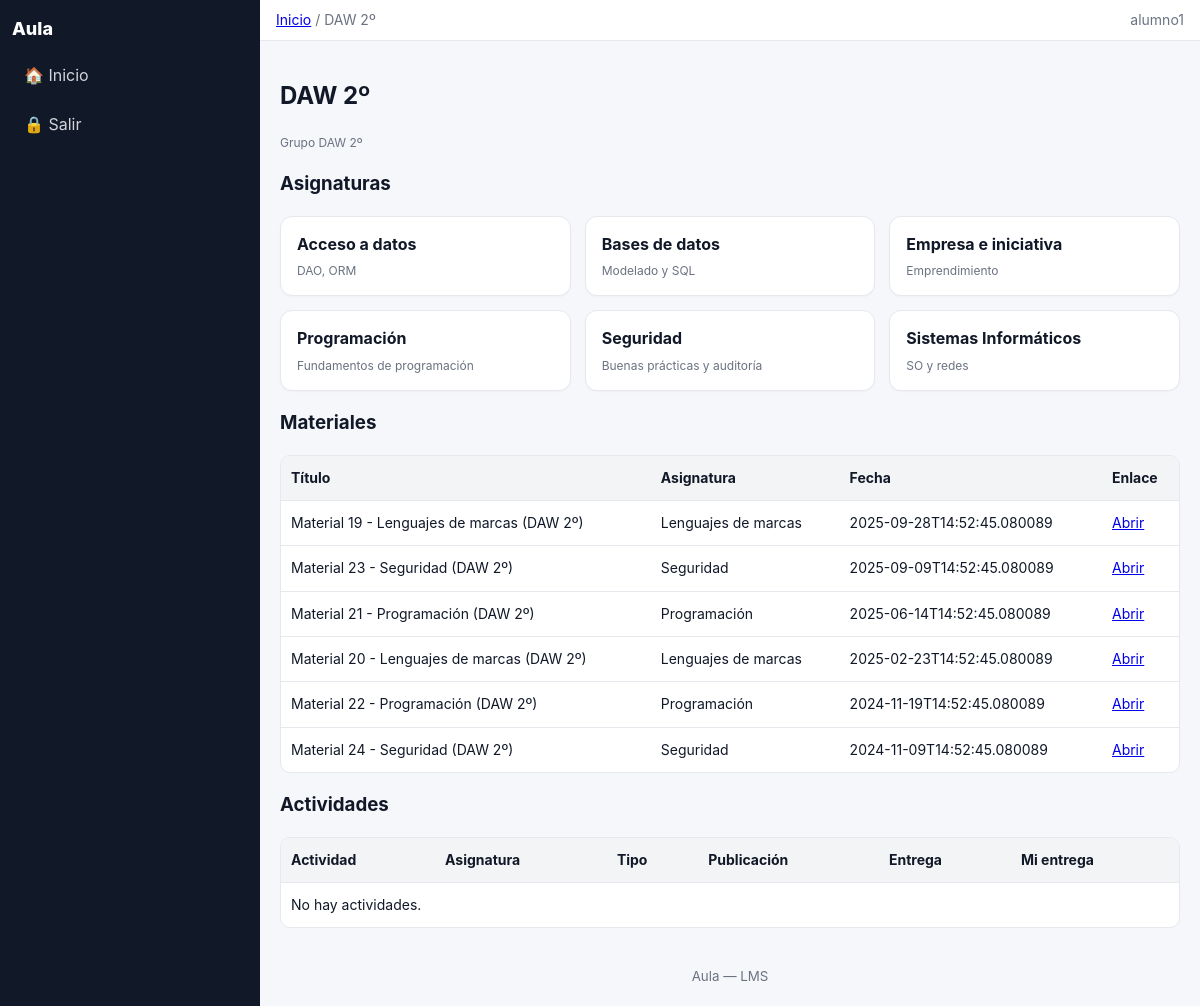
Screenshot of /alumno/curso/6 (signed in) with the database file from the repository.
### tables this page shows
CREATE TABLE cursos(
        id INTEGER PRIMARY KEY AUTOINCREMENT,
        nombre TEXT NOT NULL,
        descripcion TEXT
    );

CREATE TABLE asignaturas(
        id INTEGER PRIMARY KEY AUTOINCREMENT,
        nombre TEXT NOT NULL,
        descripcion TEXT
    );

CREATE TABLE materiales(
        id INTEGER PRIMARY KEY AUTOINCREMENT,
        titulo TEXT NOT NULL,
        descripcion TEXT,
        url TEXT,
        asignatura_id INTEGER NOT NULL,
        curso_id INTEGER NOT NULL,
        creado_en TEXT NOT NULL,
        FOREIGN KEY(asignatura_id) REFERENCES asignaturas(id) ON DELETE CASCADE,
        FOREIGN KEY(curso_id) REFERENCES cursos(id) ON DELETE CASCADE
    );

### app.py (the view)
@app.route("/alumno/curso/<int:curso_id>")
@student_login_required
def alumno_curso(curso_id):
    db = get_db()
    ok = db.execute("SELECT 1 FROM matriculas WHERE alumno_id=? AND curso_id=?", (session["student_id"], curso_id)).fetchone()
    if not ok:
        flash("No estás matriculado en este curso.", "error")
        return redirect(url_for("alumno_home"))
    curso = db.execute("SELECT * FROM cursos WHERE id=?", (curso_id,)).fetchone()
    asignaturas = db.execute("""
        SELECT a.id, a.nombre, a.descripcion
        FROM asignaturas a
        JOIN cursos_asignaturas ca ON ca.asignatura_id = a.id
        WHERE ca.curso_id=?
        ORDER BY a.nombre
    """, (curso_id,)).fetchall()
    materiales = db.execute("""
        SELECT m.id, m.titulo, m.descripcion, m.url, m.creado_en, a.nombre AS asignatura
        FROM materiales m
        JOIN asignaturas a ON a.id = m.asignatura_id
        WHERE m.curso_id=?
        ORDER BY m.creado_en DESC
    """, (curso_id,)).fetchall()
    actividades = db.execute("""
        SELECT act.*, a.nombre AS asignatura
        FROM actividades act
        JOIN asignaturas a ON a.id = act.asignatura_id
        WHERE act.curso_id=?
        ORDER BY COALESCE(act.fecha_entrega, act.fecha_publicacion) ASC
    """, (curso_id,)).fetchall()
    entregas = db.execute("""
        SELECT e.actividad_id, e.url, e.comentario, e.fecha
        FROM entregas e
        WHERE e.alumno_id=? AND e.actividad_id IN (SELECT id FROM actividades WHERE curso_id=?)
    """, (session["student_id"], curso_id)).fetchall()
    entregas_map = {e["actividad_id"]: e for e in entregas}
    return render_template("alumno_curso.html",
                           curso=curso, asignaturas=asignaturas, materiales=materiales,
                           actividades=actividades, entregas=entregas_map)

### app.py (called while the page is built)
def get_db():
    if "db" not in g:
        conn = sqlite3.connect(DB_PATH)
        conn.row_factory = sqlite3.Row
        g.db = conn
    return g.db

@app.before_request
def _ensure_schema():
    ensure_student_front_schema()

def student_login_required(view):
    from functools import wraps
    @wraps(view)
    def wrapped(*args, **kwargs):
        if "student_id" not in session:
            return redirect(url_for("alumno_login"))
        return view(*args, **kwargs)
    return wrapped

### templates/alumno_curso.html (shortened to what this page needs)
{% extends "alumno_base.html" %}
{% block breadcrumbs %}<a href="{{ url_for('alumno_home') }}">Inicio</a> / {{ curso.nombre }}{% endblock %}
{% block content %}
<h2>{{ curso.nombre }}</h2>
<p class="muted">{{ curso.descripcion or '' }}</p>
<h3>Asignaturas</h3>
<div class="cards" style="grid-template-columns:repeat(auto-fit,minmax(220px,1fr));">
  {% for a in asignaturas %}
  <div class="card"><div><b>{{ a.nombre }}</b><div class="muted">{{ a.descripcion or '' }}</div></div></div>
  {% else %}
  <div class="card"><div>Este curso no tiene asignaturas configuradas.</div></div>
  {% endfor %}
</div>
<h3 style="margin-top:18px;">Materiales</h3>
<table>
  <thead><tr><th>Título</th><th>Asignatura</th><th>Fecha</th><th>Enlace</th></tr></thead>
  <tbody>
    {% for m in materiales %}
    <tr>
      <td>{{ m.titulo }}</td>
      <td>{{ m.asignatura }}</td>
      <td>{{ m.creado_en }}</td>
      <td>{% if m.url %}<a href="{{ m.url }}" target="_blank">Abrir</a>{% else %}—{% endif %}</td>
    </tr>
    {% else %}
    <tr><td colspan="4">No hay materiales.</td></tr>
    {% endfor %}
  </tbody>
</table>
<h3 style="margin-top:18px;">Actividades</h3>
<table>
  <thead><tr><th>Actividad</th><th>Asignatura</th><th>Tipo</th><th>Publicación</th><th>Entrega</th><th>Mi entrega</th></tr></thead>
  <tbody>
    {% for act in actividades %}
    <tr>
      <td>{{ act.titulo }}</td>
      <td>{{ act.asignatura }}</td>
      <td>{{ act.tipo }}</td>
      <td>{{ act.fecha_publicacion }}</td>
      <td>{{ act.fecha_entrega or '—' }}</td>
      <td>
        {% if entregas.get(act.id) %}
          <div><a href="{{ entregas.get(act.id).url or '#' }}" target="_blank">{{ entregas.get(act.id).url or 'Sin URL' }}</a></div>
          <div class="muted">{{ entregas.get(act.id).comentario or '' }}</div>
          <div class="muted">Enviado: {{ entregas.get(act.id).fecha }}</div>
        {% else %}
          <form method="post" action="{{ url_for('alumno_entregar', actividad_id=act.id) }}" class="inline-form">
            <label>URL
              <input type="url" name="url" placeholder="https://...">
            </label>
            <label>Comentario
              <input type="text" name="comentario" placeholder="Notas">
            </label>
            <button class="btn">Entregar</button>
          </form>
        {% endif %}
      </td>
    </tr>
    {% else %}
    <tr><td colspan="6">No hay actividades.</td></tr>
    {% endfor %}
  </tbody>
</table>
{% endblock %}

### templates/alumno_base.html (shortened to what this page needs)
<!doctype html>
<html lang="es">
<head>
  <link rel="stylesheet" href="{{ url_for('static', filename='style.css') }}">
</head>
<body class="theme-light">
  <div class="layout">
    <aside class="sidebar">
      <div class="brand"><a href="{{ url_for('alumno_home') }}">Aula</a></div>
      <nav class="menu">
        <a href="{{ url_for('alumno_home') }}">🏠 Inicio</a>
        <a href="{{ url_for('alumno_logout') }}">🔒 Salir</a>
      </nav>
    </aside>
    <div class="main">
      <header class="topbar">
        <div class="breadcrumbs">{% block breadcrumbs %}{% endblock %}</div>
        <div class="userbox">{{ session.get('student_username','') }}</div>
      </header>
      <main class="container">
        {% block content %}{% endblock %}
      </main>
      <footer class="footer"><small>Aula — LMS</small></footer>
    </div>
  </div>
</body>
</html>

### static/style.css (style rules this page uses)
:root { --bg:#f6f7fb; --surface:#ffffff; --border:#e6e8ee; --muted:#6b7280; --text:#111827; --primary:#2563eb; --primary-ink:#ffffff; --danger:#dc2626; --ok:#059669; --sidebar-bg:#111827; --sidebar-ink:#d1d5db; --sidebar-active:#1f2937; }
* { box-sizing:border-box; }
html,body { height:100%; }
body { margin:0; font-family:Inter, ui-sans-serif, system-ui, -apple-system, Segoe UI, Roboto, Ubuntu; background:var(--bg); color:var(--text); line-height:1.45; }
.layout { display:grid; grid-template-columns:260px 1fr; min-height:100vh; }
.sidebar { background:var(--sidebar-bg); color:var(--sidebar-ink); padding:16px 12px; display:flex; flex-direction:column; gap:12px; border-right:1px solid #0f172a; }
.brand a { color:#fff; text-decoration:none; font-weight:800; font-size:18px; }
.menu { display:flex; flex-direction:column; gap:6px; }
.menu a { color:var(--sidebar-ink); text-decoration:none; padding:10px 12px; border-radius:8px; display:block; transition:background .15s ease, color .15s ease; }
.main { display:flex; flex-direction:column; min-width:0; }
.topbar { display:flex; align-items:center; justify-content:space-between; padding:10px 16px; background:var(--surface); border-bottom:1px solid var(--border); }
.container { max-width:1200px; width:100%; margin:18px auto; padding:0 20px; }
.footer { text-align:center; padding:18px; color:var(--muted); }
.cards { display:grid; grid-template-columns:repeat(auto-fit,minmax(200px,1fr)); gap:14px; }
.card { background:var(--surface); border:1px solid var(--border); padding:16px; border-radius:12px; display:flex; align-items:center; justify-content:space-between; box-shadow:0 1px 2px rgba(0,0,0,.03); }
table { width:100%; border-collapse:separate; border-spacing:0; margin-top:12px; background:var(--surface); border:1px solid var(--border); border-radius:10px; overflow:hidden; }
thead { background:#f3f4f6; }
th, td { padding:12px 10px; border-bottom:1px solid var(--border); text-align:left; font-size:14px; }
tr:last-child td { border-bottom:none; }
.muted { color:var(--muted); font-size:12px; margin-top:6px; }
.breadcrumbs { color:var(--muted); font-size:14px; }
.userbox { color:var(--muted); font-size:14px; }

### rows the page displays
cursos: nombre "DAW 2º", descripcion "Grupo DAW 2º"
asignaturas: nombre "Acceso a datos", descripcion "DAO, ORM"
asignaturas: nombre "Bases de datos", descripcion "Modelado y SQL"
asignaturas: nombre "Empresa e iniciativa", descripcion "Emprendimiento"
asignaturas: nombre "Programación", descripcion "Fundamentos de programación"
asignaturas: nombre "Seguridad", descripcion "Buenas prácticas y auditoría"
asignaturas: nombre "Sistemas Informáticos", descripcion "SO y redes"
materiales: titulo "Material 19 - Lenguajes de marcas (DAW 2º)", asignatura "Lenguajes de marcas", creado_en "2025-09-28T14:52:45.080089"
materiales: titulo "Material 23 - Seguridad (DAW 2º)", asignatura "Seguridad", creado_en "2025-09-09T14:52:45.080089"
materiales: titulo "Material 21 - Programación (DAW 2º)", asignatura "Programación", creado_en "2025-06-14T14:52:45.080089"
materiales: titulo "Material 20 - Lenguajes de marcas (DAW 2º)", asignatura "Lenguajes de marcas", creado_en "2025-02-23T14:52:45.080089"
materiales: titulo "Material 22 - Programación (DAW 2º)", asignatura "Programación", creado_en "2024-11-19T14:52:45.080089"
materiales: titulo "Material 24 - Seguridad (DAW 2º)", asignatura "Seguridad", creado_en "2024-11-09T14:52:45.080089"

### other values shown
{{ session.get('student_username','') }} "alumno1"
